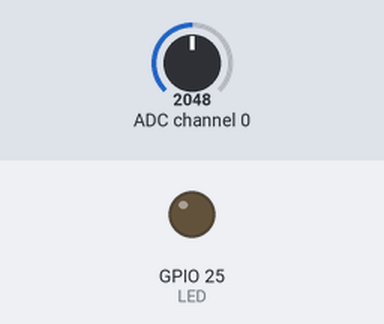
The program below on a simulated Raspberry Pi (BCM pin numbers). Shown: output pins drawn as LEDs (lit = HIGH). Dashed ring = blinking. Inputs (shaded band) come from the test bench; at power-on: ADC channel 0 = 2048 (analog values on the 0–4095 scale). Pins used as bus, display or sensor lines are not drawn.

Above: at 1.2 s.
1.3 s: ADC channel 0 set to 1952
At 1.8 s:
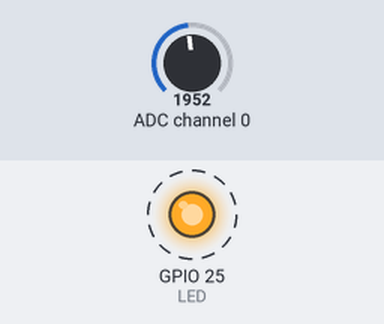
4.3 s: ADC channel 0 set to 2040
At 4.9 s:
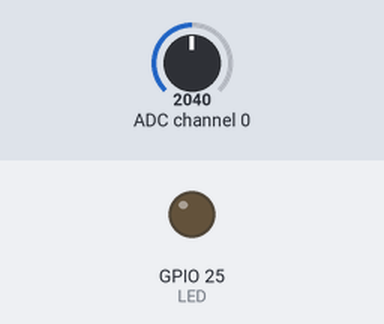
5.8 s: ADC channel 0 set to 1960
At 8.7 s:
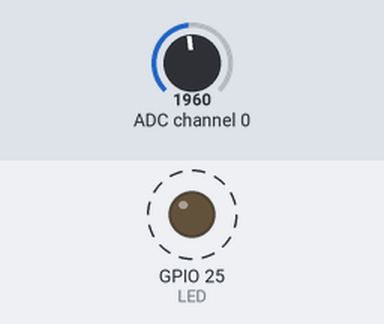
8.8 s: ADC channel 0 set to 2047
At 9.6 s:
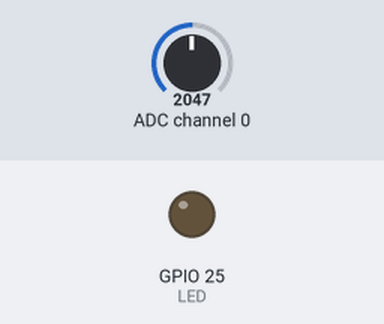
Timing chart, 0 to 11.3 s (numbered marks = the images above; inputs shaded):
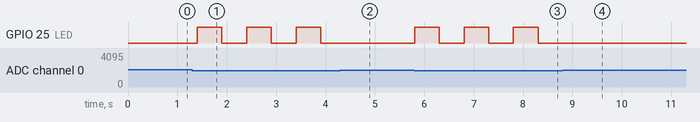

Measured:
- the behaviour switches between 2000 and 1999 on ADC channel 0 (found by bisection; images 0 and 1)
- after the input at 1.3 s, GPIO 25 (LED): alternates HIGH for 0.50 s and LOW for 0.50 s, starting after 0.10 s
- after the input at 4.3 s, GPIO 25 (LED): stays LOW (without the input it goes to HIGH after 0.10 s)
- after the input at 5.8 s, GPIO 25 (LED): alternates HIGH for 0.50 s and LOW for 0.50 s, starting at once
- after the input at 8.8 s, GPIO 25 (LED): stops changing and stays LOW

The program:

led.py
```python
# main.py
#----------------------------------------------------------------------------
#!/usr/bin/env python3
# -*- coding: utf-8 -*-
#----------------------------------------------------------------------------
# Created By  : Shirasukazushi
# Created Date: 2024/04/10
# ---------------------------------------------------------------------------
# 関数
# readadc: ADコンバーターの値を読む
# ---------------------------------------------------------------------------
# Imports
# ---------------------------------------------------------------------------
import RPi.GPIO as GPIO
from time import sleep

# MCP3208からSPI通信で12ビットのデジタル値を取得。0から7の8チャンネル使用可
def readadc(abcnum, clockpin, mosipin, misopin, cspin):
    if abcnum > 7 or abcnum < 0:
        return -1
    GPIO.output(cspin, GPIO.HIGH)
    GPIO.output(clockpin, GPIO.LOW)
    GPIO.output(cspin, GPIO.LOW)

    commandout = abcnum
    commandout |= 0x18 # スタートビット+シングルエンドビット
    commandout <<=3 # LSBから8ビット目を送信するようにする
    for i in range(5):
        # LSBから数えて8ビット目から4ビット目までを送信
        if commandout & 0x80:
            GPIO.output(mosipin, GPIO.HIGH)
        else:
            GPIO.output(mosipin, GPIO.LOW)
        commandout <<= 1
        GPIO.output(clockpin, GPIO.HIGH)
        GPIO.output(clockpin, GPIO.LOW)
    adcout = 0
    # 13ビット読む（ヌルビット+12ビットデータ)
    for i in range(13):
        GPIO.output(clockpin, GPIO.HIGH)
        GPIO.output(clockpin, GPIO.LOW)
        adcout <<= 1
        if i > 0 and GPIO.input(misopin)==GPIO.HIGH:
            adcout |= 0x1
    GPIO.output(cspin, GPIO.HIGH)
    return adcout

GPIO.setmode(GPIO.BCM)
# ピンの名前を変数として定義
SPICLK = 11
SPIMOSI = 10
SPIMISO = 9
SPICS = 8
# SPI通信用の入出力を定義
GPIO.setup(SPICLK, GPIO.OUT)
GPIO.setup(SPIMOSI, GPIO.OUT)
GPIO.setup(SPIMISO, GPIO.IN)
GPIO.setup(SPICS, GPIO.OUT)

LED = 25
GPIO.setup(LED, GPIO.OUT)

try:
    while True:
        inputVal0 = readadc(0, SPICLK, SPIMOSI, SPIMISO, SPICS)

        # 暗いときだけLEDを点滅
        if inputVal0 < 2000 and inputVal0 >= 200:
            GPIO.output(LED, GPIO.HIGH)
            sleep(0.5)
            GPIO.output(LED, GPIO.LOW)
            sleep(0.5)
        elif inputVal0 < 200:
            GPIO.output(LED, GPIO.HIGH)
            sleep(0.2)
            GPIO.output(LED, GPIO.LOW)
            sleep(0.2)
        else:
            GPIO.output(LED, GPIO.LOW)
            sleep(0.2)
        # print(inputVal0)

except KeyboardInterrupt:
    pass

GPIO.cleanup()
```
